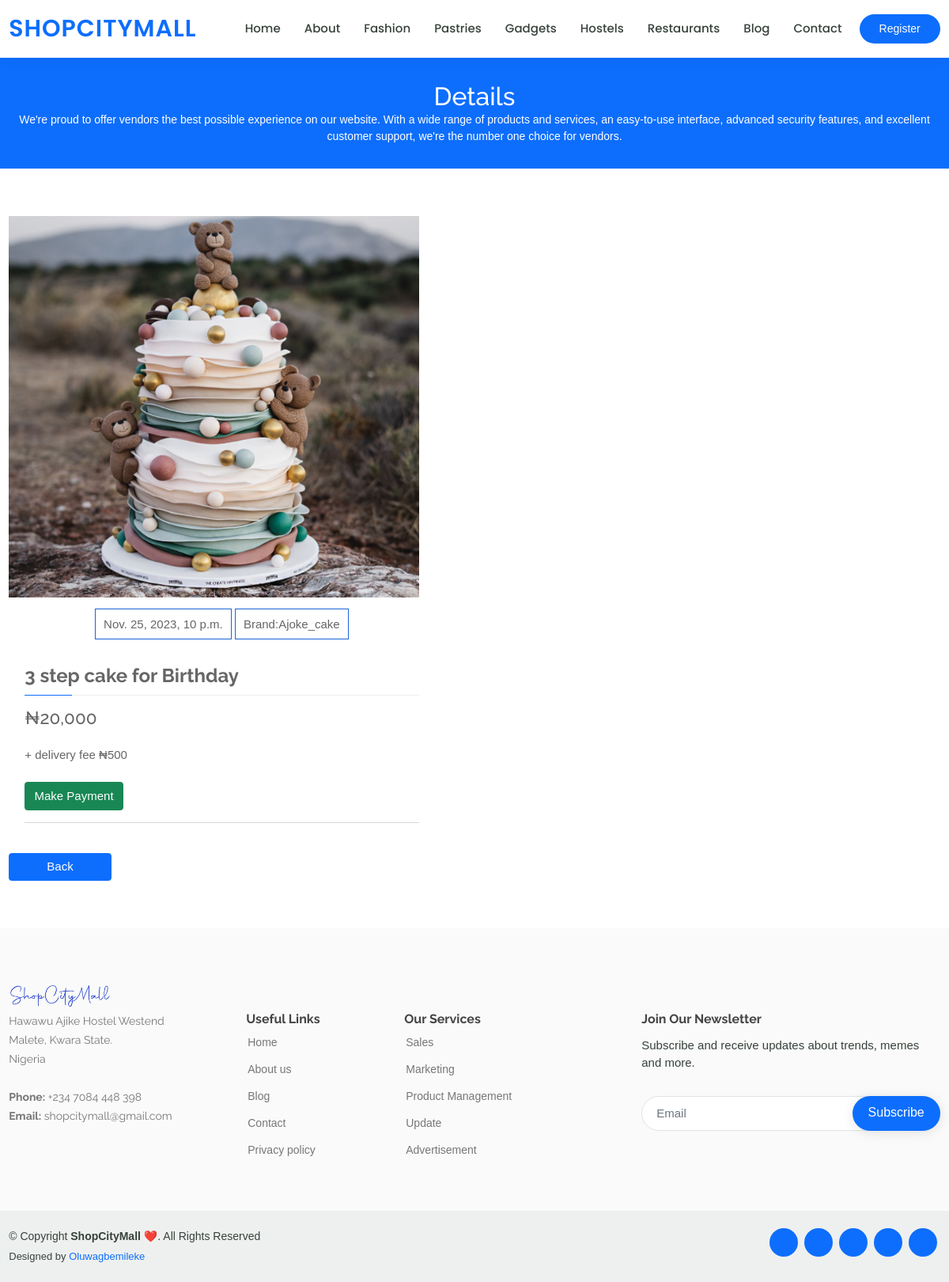
The app's page /pages/pastries_detail/1/, older data.
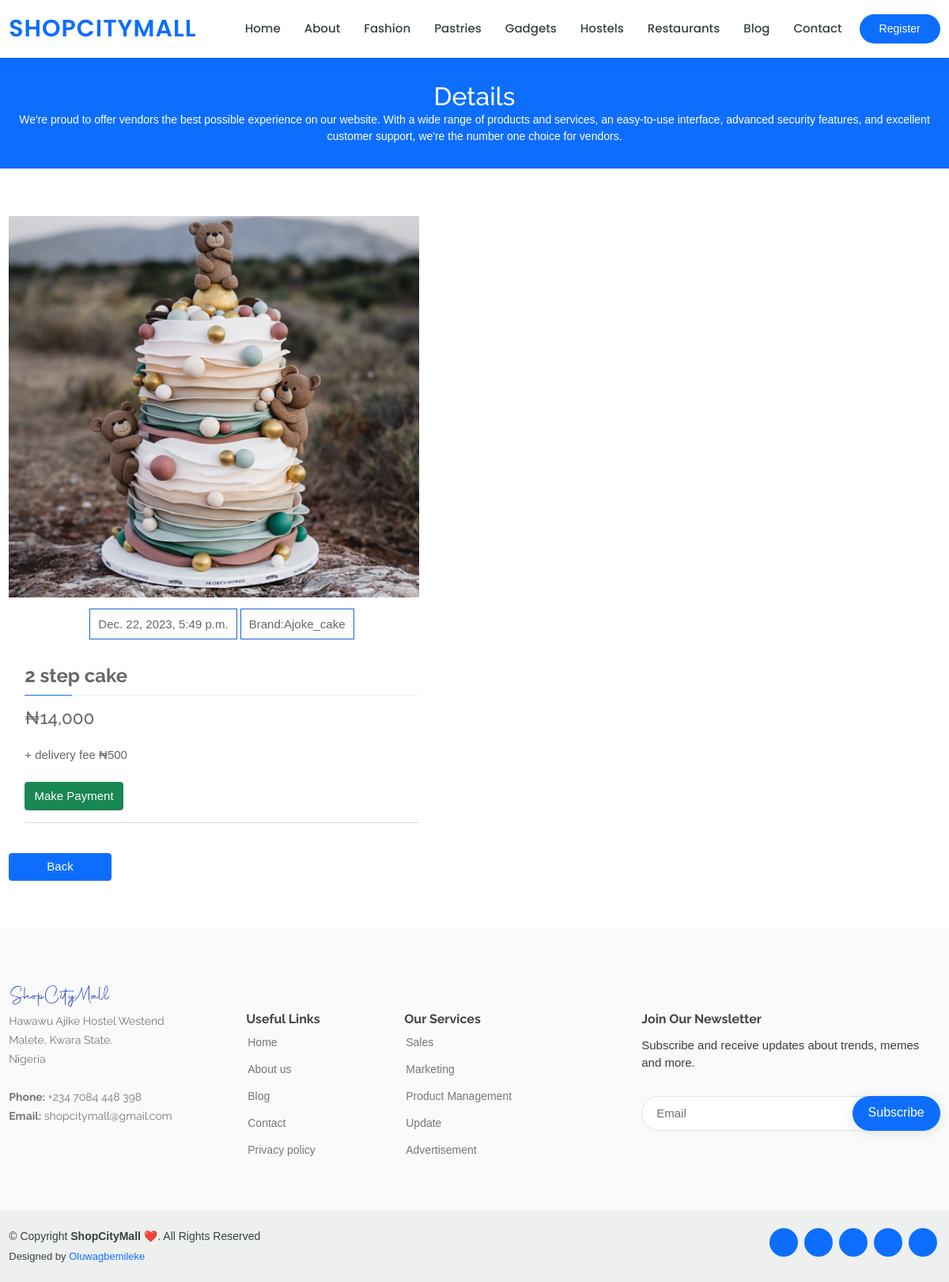
The same page, newer data.
### frontend/models.py (models this page shows, shortened)
class Pastries(models.Model):
    image = models.ImageField(blank=True, verbose_name='Image', null=True, upload_to='uploads/' )
    detail = models.TextField(max_length=500, verbose_name='Package Details')
    vendor_brand = models.CharField(max_length=100, verbose_name='Brand')
    price = models.CharField(max_length=20, verbose_name='Price')
    delivery_fee = models.CharField(max_length=20, verbose_name='Delivery Fee')
    date = models.DateTimeField(auto_now_add=True)
    user = models.ForeignKey(NewUser, on_delete=models.CASCADE)
    class Meta():
        verbose_name_plural = 'Pastries'

### frontend/views.py (the view)
# urls.py: path('pastries_detail/<int:cake_id>/', views.cake_details, name='cake_details'),
def cake_details(request, cake_id):
    cake_detail =Pastries.objects.get(id=cake_id)
    if request.method == 'POST':
        subscribe_form = SubscribeForm(request.POST)
        if subscribe_form.is_valid():
            subscribe_form = subscribe_form.save(commit=False)
            subscribe_form.user = request.user
            subscribe_form.save()
            messages.success(request, 'Add successfully.')
            return redirect('frontend:wears')
    else:
        subscribe_form = SubscribeForm()
    return render(request, 'frontend/cake_details.html', {'det':cake_detail, 'subscribe_form':subscribe_form})

### backend/forms.py
class SubscribeForm(forms.ModelForm):
    email = forms.EmailField(label='', widget=forms.EmailInput(
        attrs={'class': 'form-control', 'placeholder': 'Email'}))
    class Meta:
        model = SubscribeModel
        fields = ['email']

### templates/frontend/cake_details.html (shortened to what this page needs)
{% extends 'frontend/base.html' %}
{% load static %}
{% block content %}
    <div class="breadcrumbs" data-aos="fade-in">
      <div class="container">
        <h2>Details</h2>
        <p>We're proud to offer vendors the best possible experience on our website. With a wide range of products and services, an easy-to-use interface, advanced security features, and excellent customer support, we're the number one choice for vendors. </p>
      </div>
    </div>
    <section id="course-details" class="course-details">
      <div class="container" data-aos="">
        <div class="row">
          {% if det %}
          <div class="col-lg-8">
            <div>
              <img src="{{ det.image.url }}" class="img-responsive col-lg-8 col-sm-12 pb-4" >
            </div>
            <div class="col-lg-8 col-sm-12" style="padding-left: 20px;">
              <div  style="padding-bottom: 10px; text-align: center;">
                <span style="border:solid 1px #1965d8; padding: 10px;">{{ det.date}}</span>
                <span style="border:solid 1px #1965d8; padding: 10px;">Brand:{{ det.vendor_brand }}</span>
              </div>
              <h3 >{{ det.detail }}</h3>
              <h4>
              &#8358;{{ det.price }}
              </h4>
              <p class="pt-4">
                + delivery fee &#8358;{{ det.delivery_fee }}
              </p>
              <button type="submit" class="col-4 col-lg-3 mt-4 btn btn-success me-2 col-md-3 col-lg-2"><a href="{% url 'payments:initiate_payment'%}" style="color:#fff; border-radius:15px;">Make Payment</a></button>
              <hr>
            </div>
            <button type="submit" class="col-3 col-lg-2 mt-4 btn btn-primary me-2 col-md-3 col-lg-2"><a href="{% url 'frontend:cakes'%}" style="color:#fff;">Back</a></button>
          </div>
          {% endif %}
        </div>
      </div>
    </section>
{% endblock %}

### templates/frontend/base.html (shortened to what this page needs)
{% load static %}
<!DOCTYPE html>
<html lang="en">
<head>
  <link href="{% static 'frontend/assets/vendor/animate.css/animate.min.css' %}" rel="stylesheet">
  <link href="{% static 'frontend/assets/vendor/bootstrap-icons/bootstrap-icons.css' %}" rel="stylesheet">
  <link href="{% static 'frontend/assets/vendor/bootstrap/css/bootstrap.min.css' %}" rel="stylesheet">
  <link href="{% static 'frontend/b/bootstrap.min.css' %}" rel="stylesheet">
  <link href="{% static 'frontend/assets/css/style.css' %}" rel="stylesheet">
  <link rel="stylesheet" type="text/css" href="{% static 'frontend/assets/slick/slick.css' %}">
  <link rel="stylesheet" type="text/css" href="{% static 'frontend/assets/css/main.css' %}">
  <link rel="stylesheet" type="text/css" href="{% static 'frontend/assets/css/util.css' %}">
</head>
<body>
  {% if request.user.is_authenticated %}
  <header id="header" class="fixed-top">
    <div class="container d-flex align-items-center">
      <h1 class="logo me-auto"><a href="{% url 'index' %}"><img src="{% static 'frontend/assets/img/logo.png' %}"></a></h1>
      <nav id="navbar" class="navbar order-last order-lg-0">
        <ul>
          <li><a class="#" href="{% url 'index' %}">Home</a></li>
          <li><a href="{% url 'frontend:about'%}">About</a></li>
          <li><a href="{% url 'frontend:wears'%}">Fashion</a></li>
          <li><a href="{% url 'frontend:cakes'%}">Pastries</a></li>
          <li><a href="{% url 'frontend:phones'%}">Gadgets</a></li>
          <li><a href="{% url 'frontend:hostel'%}">Hostels</a></li>
          <li><a href="{% url 'frontend:foods' %}"><span>Restaurants</span></a>
            <!-- <ul>
              <li><a href="#">Arena</a></li>
              </li>
              <li><a href="#">Krafty</a></li>
              <li><a href="#">Item7</a></li>
              <li><a href="#">Okele Joint</a></li>
              <li><a href="#">Iya Afusat</a></li>
              <li><a href="#">Joy Bliss</a></li>
              <li><a href="#">Joy Bliss</a></li>
            </ul> -->
          </li>
          <li><a href="{% url 'frontend:blog'%}">Blog</a></li>
          <li><a href="{% url 'frontend:contact'%}">Contact</a></li>
        </ul>
        <i class="bi bi-list mobile-nav-toggle"></i>
      </nav>
      <div>
        <a href="{% url 'backend:dashboard' %}">
          &nbsp; &nbsp; <img class="img-profile rounded-circle" src="{{ user.image_url}}" style="width: 55px; height: 55px; padding: 10px;">
        </a>
      </div>
    </div>
  </header>
  {% else %}
    <header id="header" class="fixed-top">
      <div class="container d-flex align-items-center">
        <h1 class="logo me-auto"><a href="{% url 'index' %}">ShopCityMall</a></h1>
        <nav id="navbar" class="navbar order-last order-lg-0">
          <ul>
            <li><a class="#" href="{% url 'index' %}">Home</a></li>
            <li><a href="{% url 'frontend:about'%}">About</a></li>
            <li><a href="{% url 'frontend:wears'%}">Fashion</a></li>
            <li><a href="{% url 'frontend:cakes'%}">Pastries</a></li>
            <li><a href="{% url 'frontend:phones'%}">Gadgets</a></li>
            <li><a href="{% url 'frontend:hostel'%}">Hostels</a></li>
            <li><a href="{% url 'frontend:foods' %}"><span>Restaurants</span></a>
            </li>
            <li><a href="{% url 'frontend:blog'%}">Blog</a></li>
            <li><a href="{% url 'frontend:contact'%}">Contact</a></li>
          </ul>
        </nav>
        <a href="{% url 'backend:login_view'%}" class="get-started-btn">Register</a>
      </div>
    </header>
  {% endif %}
  {% block content %}
  {% endblock%}
  <footer id="footer">
    <div class="footer-top">
      <div class="container">
        <div class="row">
          <h1 class="logo me-auto"><a href="{% url 'index' %}"><img src="{% static 'frontend/assets/img/logo.png' %}" style="width: 130px !important;"></a></h1>
          <div class="col-lg-3 col-md-6 footer-contact">
            <p>
              Hawawu Ajike Hostel Westend <br>
              Malete, Kwara State.<br>
              Nigeria <br><br>
              <strong>Phone:</strong> +234 7084 448 398<br>
              <strong>Email:</strong> shopcitymall@gmail.com<br>
            </p>
          </div>
          <div class="col-lg-2 col-md-6 footer-links">
            <h4>Useful Links</h4>
            <ul>
              <li> <a href="#">Home</a></li>
              <li> <a href="#">About us</a></li>
              <li> <a href="#">Blog</a></li>
              <li> <a href="#">Contact</a></li>
              <li> <a href="#">Privacy policy</a></li>
            </ul>
          </div>
          <div class="col-lg-3 col-md-6 footer-links">
            <h4>Our Services</h4>
            <ul>
              <li> <a href="#">Sales</a></li>
              <li> <a href="#">Marketing</a></li>
              <li> <a href="#">Product Management</a></li>
              <li> <a href="#">Update</a></li>
              <li> <a href="#">Advertisement</a></li>
            </ul>
          </div>
          <div class="col-lg-4 col-md-6 footer-newsletter">
            <h4>Join Our Newsletter</h4>
            <p>Subscribe and receive updates about trends, memes and more.</p>
            <form action="" method="post">
              {{ subscribe_form.as_p }}
              <input type="submit" value="Subscribe">
            </form>
          </div>
        </div>
      </div>
    </div>
    <div class="container d-md-flex py-4">
      <div class="me-md-auto text-center text-md-start">
        <div class="copyright">
          &copy; Copyright <strong><span>ShopCityMall&nbsp;❤️</span></strong>. All Rights Reserved
        </div>
        <div class="credits">
          Designed by <a href="https://gbemileke.pythonanywhere.com/" target="_blank">Oluwagbemileke</a>
        </div>
      </div>
      <div class="social-links text-center text-md-right pt-3 pt-md-0" >
        <a href="#" class="twitter"><i class="bi bi-twitter"></i></a>
        <a href="#" class="facebook"><i class="bi bi-facebook"></i></a>
        <a href="#" class="instagram"><i class="bi bi-instagram"></i></a>
        <a href="#" class="google-plus"><i class="bi bi-whatsapp"></i></a>
        <a href="#" class="linkedin"><i class="bi bi-linkedin"></i></a>
      </div>
    </div>
  </footer>
</body>
</html>

### static/frontend/assets/css/style.css (style rules this page uses)
body { font-family: "Open Sans", sans-serif; color: #444444; }
a { color: #0d6efd; text-decoration: none; }
h1, h2, h3, h4, h5, h6 { font-family: "Raleway", sans-serif; }
#header { background: #fff; transition: all 0.5s; z-index: 997; padding: 15px 0; box-shadow: 0px 0 18px rgba(55, 66, 59, 0.08); }
#header .logo { font-size: 30px; margin: 0; padding: 0; line-height: 1; font-weight: 600; letter-spacing: 1px; text-transform: uppercase; font-family: "Poppins", sans-serif; }
#header .logo a { color: #0d6efd; }
.get-started-btn { margin-left: 22px; background: #0d6efd; color: #fff; border-radius: 50px; padding: 8px 25px; white-space: nowrap; transition: 0.3s; font-size: 14px; display: inline-block; }
.navbar { padding: 0; }
.navbar ul { margin: 0; padding: 0; display: flex; list-style: none; align-items: center; }
.navbar li { position: relative; }
.navbar a, .navbar a:focus { display: flex; align-items: center; justify-content: space-between; padding: 10px 0 10px 30px; font-family: "Poppins", sans-serif; font-size: 15px; font-weight: 500; color: #37423b; white-space: nowrap; transition: 0.3s; }
section { padding: 60px 0; overflow: hidden; }
.breadcrumbs { margin-top: 73px; text-align: center; background: #0d6efd; padding: 30px 0; color: #fff; }
.breadcrumbs h2 { font-size: 32px; font-weight: 500; }
.breadcrumbs p { font-size: 14px; margin-bottom: 0; }
.course-details h3 { font-size: 24px; margin: 30px 0 15px 0; font-weight: 700; position: relative; padding-bottom: 10px; }
.course-details h3:before { content: ""; position: absolute; display: block; width: 100%; height: 1px; background: #eef0ef; bottom: 0; left: 0; }
.course-details h3:after { content: ""; position: absolute; display: block; width: 60px; height: 1px; background: #0d6efd; bottom: 0; left: 0; }
#footer { color: #37423b; font-size: 14px; background: #eef0ef; }
#footer .footer-top { padding: 60px 0 30px 0; background: #f9faf9; }
#footer .footer-top .footer-contact { margin-bottom: 30px; }
#footer .footer-top .footer-contact p { font-size: 14px; line-height: 24px; margin-bottom: 0; font-family: "Raleway", sans-serif; color: #777777; }
#footer .footer-top h4 { font-size: 16px; font-weight: bold; color: #444444; position: relative; padding-bottom: 12px; }
#footer .footer-top .footer-links { margin-bottom: 30px; }
#footer .footer-top .footer-links ul { list-style: none; padding: 0; margin: 0; }
#footer .footer-top .footer-links ul li { padding: 10px 0; display: flex; align-items: center; }
#footer .footer-top .footer-links ul li:first-child { padding-top: 0; }
#footer .footer-top .footer-links ul a { color: #777777; transition: 0.3s; display: inline-block; line-height: 1; }
#footer .footer-newsletter { font-size: 15px; }
#footer .footer-newsletter h4 { font-size: 16px; font-weight: bold; color: #444444; position: relative; padding-bottom: 12px; }
#footer .footer-newsletter form { margin-top: 30px; background: #fff; padding: 6px 10px; position: relative; border-radius: 50px; text-align: left; border: 1px solid #e0e5e2; }
#footer .footer-newsletter form input[type=email] { border: 0; padding: 4px 8px; width: calc(100% - 100px); }
#footer .footer-newsletter form input[type=submit] { position: absolute; top: -1px; right: -1px; bottom: -1px; border: 0; background: none; font-size: 16px; padding: 0 20px 2px 20px; background: #0d6efd; color: #fff; transition: 0.3s; border-radius: 50px; box-shadow: 0px 2px 15px rgba(0, 0, 0, 0.1); }
#footer .credits { padding-top: 5px; font-size: 13px; }
#footer .credits a { color: #0d6efd; transition: 0.3s; }
#footer .social-links a { font-size: 18px; display: inline-block; background: #0d6efd; color: #fff; line-height: 1; padding: 8px 0; margin-right: 4px; border-radius: 50%; text-align: center; width: 36px; height: 36px; transition: 0.3s; }

### static/frontend/assets/css/main.css (style rules this page uses)
.container { max-width: 1380px; }
@media (max-width: 1600px) { .container { max-width: 1200px; } }
.logo { display: -webkit-box; display: -webkit-flex; display: -moz-box; display: -ms-flexbox; display: flex; align-items: center; height: 65%; margin-right: 55px; }
.logo img { max-width: 100%; max-height: 100%; }

Row changes from the older to the newer data that the page shows:
changed Pastries "Ajoke_cake": date "Nov. 25, 2023, 10 p.m." → "Dec. 22, 2023, 5:49 p.m."; detail "3 step cake for Birthday" → "2 step cake"; price "20,000" → "14,000"
